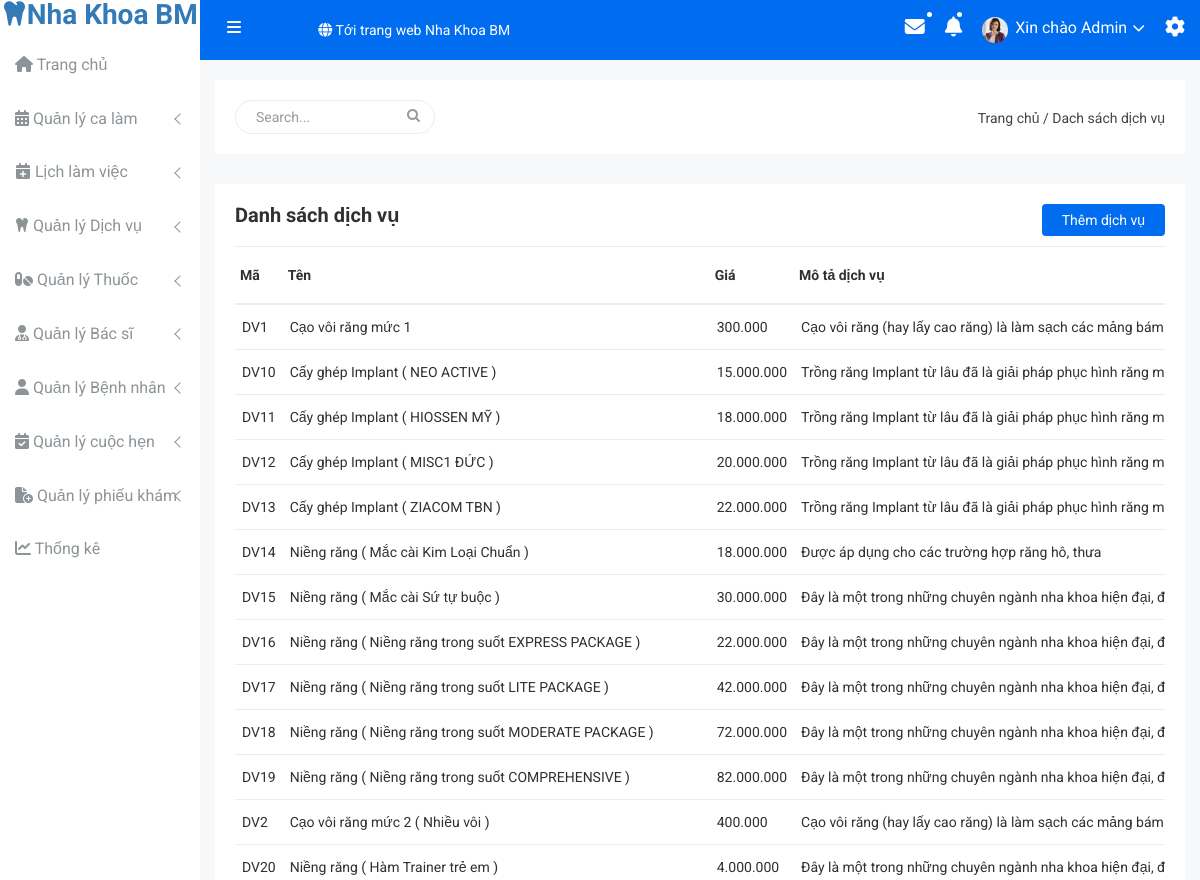
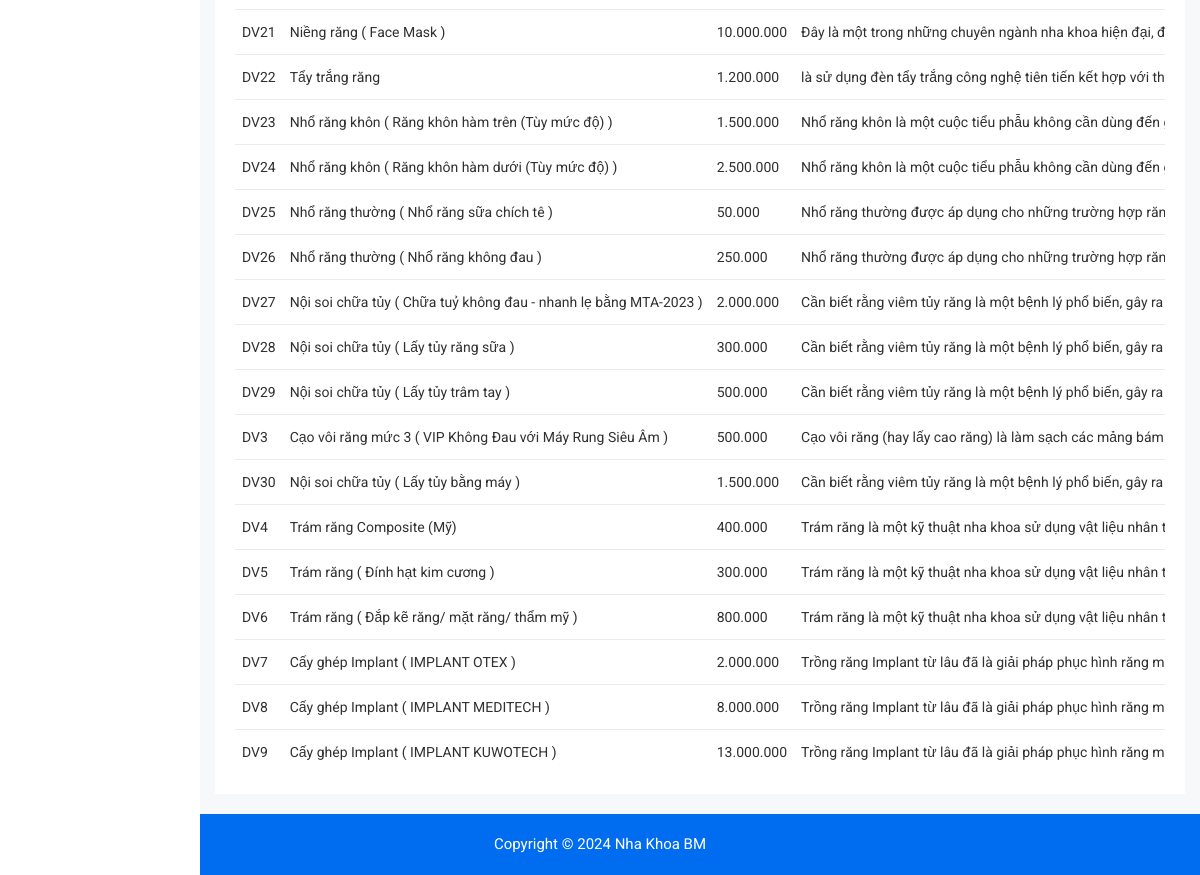
Page /admin1/ds_dichvu.php on the committed database (2 pictures, top to bottom).
### tables this page shows
CREATE TABLE `dichvu` (
  `MADICHVU` varchar(20) NOT NULL,
  `TENDICHVU` varchar(70) NOT NULL,
  `GIADV` varchar(20) NOT NULL,
  `MOTADV` varchar(100) NOT NULL
);

### admin1/ds_dichvu.php (the view, shortened to what this page needs)
<?php
    include("./configs/connect.php");
    include("./includes/header.php");
?>
<!doctype html>
<html class="no-js" lang="en">
<head>
    <link rel="stylesheet" href="https://cdnjs.cloudflare.com/ajax/libs/font-awesome/6.3.0/css/all.min.css">
    <link rel="stylesheet" href="css/bootstrap.min.css">
    <link rel="stylesheet" href="css/font-awesome.min.css">
    <link rel="stylesheet" href="css/owl.carousel.css">
    <link rel="stylesheet" href="css/owl.theme.css">
    <link rel="stylesheet" href="css/owl.transitions.css">
    <link rel="stylesheet" href="css/animate.css">
    <link rel="stylesheet" href="css/normalize.css">
    <link rel="stylesheet" href="css/meanmenu.min.css">
    <link rel="stylesheet" href="css/main.css">
    <link rel="stylesheet" href="css/educate-custon-icon.css">
    <link rel="stylesheet" href="css/morrisjs/morris.css">
    <link rel="stylesheet" href="css/scrollbar/jquery.mCustomScrollbar.min.css">
    <link rel="stylesheet" href="css/metisMenu/metisMenu.min.css">
    <link rel="stylesheet" href="css/metisMenu/metisMenu-vertical.css">
    <link rel="stylesheet" href="css/calendar/fullcalendar.min.css">
    <link rel="stylesheet" href="css/calendar/fullcalendar.print.min.css">
    <link rel="stylesheet" href="css/style1.css">
    <link rel="stylesheet" href="css/responsive.css">
</head>
<body>
    <?php include("./includes/sidebar.php"); ?>
    <div class="all-content-wrapper">
        <div class="container-fluid">
            <div class="row">
                <div class="col-lg-12 col-md-12 col-sm-12 col-xs-12">
                    <div class="logo-pro">
                        <a href="index.html"><img class="main-logo" src="img/logo/logo.png" alt="" /></a>
                    </div>
                </div>
            </div>
        </div>
        <div class="breadcome-area">
            <div class="container-fluid">
                <div class="row">
                    <div class="col-lg-12 col-md-12 col-sm-12 col-xs-12">
                        <div class="breadcome-list">
                            <div class="row">
                                <div class="col-lg-6 col-md-6 col-sm-6 col-xs-12">
                                    <div class="breadcome-heading">
                                        <form role="search" class="sr-input-func">
                                            <input type="text" placeholder="Search..." class="search-int form-control">
                                            <a href="#"><i class="fa fa-search"></i></a>
                                        </form>
                                    </div>
                                </div>
                                <div class="col-lg-6 col-md-6 col-sm-6 col-xs-12">
                                    <ul class="breadcome-menu">
                                        <li><a href="#">Trang chủ</a> <span class="bread-slash">/</span>
                                        </li>
                                        <li><span class="bread-blod">Dach sách dịch vụ</span>
                                        </li>
                                    </ul>
                                </div>
                            </div>
                        </div>
                    </div>
                </div>
            </div>
        </div>
        <div class="product-status mg-b-15">
                <div class="container-fluid">
                    <div class="row">
                        <div class="col-lg-12 col-md-12 col-sm-12 col-xs-12">
                            <div class="product-status-wrap">
                                <h4>Danh sách dịch vụ</h4>
                                <div class="add-product">
                                    <a href="them_dichvu.php">Thêm dịch vụ</a>
                                </div>
                                <div class="asset-inner">
                                    <table>
                                        <tr>
                                            <th>Mã </th>
                                            <th>Tên </th>
                                            <th>Giá </th>
                                            <th>Mô tả dịch vụ</th>
                                        </tr>
                                        <?php
                                        $sql = "SELECT MADICHVU, TENDICHVU, GIADV, MOTADV FROM dichvu";
                                        $result = $conn->query($sql);
                                        if ($result->num_rows > 0) {
                                            while ($row = $result->fetch_assoc()) {
                                                echo "<tr>";
                                                echo "<td>" . $row["MADICHVU"] . "</td>";
                                                echo "<td>" . $row["TENDICHVU"] . "</td>";
                                                echo "<td>" . $row["GIADV"]."</td>";
                                                echo "<td>" . $row["MOTADV"] . "</td>";
                                                echo "</tr>";
                                            }
                                        } else {
                                            echo "<tr><td colspan='5'>Không có dữ liệu</td></tr>";
                                        }
                                        ?>
                                    </table>
                                </div>
                            </div>
                        </div>
                    </div>
                </div>
            </div>
    </div>
    <?php include("./includes/footer.php"); ?>
</body>
</html>

### admin1/css/main.css (style rules this page uses)
html { color: #222; font-size: 1em; line-height: 1.4; }

### rows in the picture
dichvu: MADICHVU "DV1", TENDICHVU "Cạo vôi răng mức 1", GIADV "300.000", MOTADV "Cạo vôi răng (hay lấy cao răng) là làm sạch các mảng…"
dichvu: MADICHVU "DV10", TENDICHVU "Cấy ghép Implant ( NEO ACTIVE )", GIADV "15.000.000", MOTADV "Trồng răng Implant từ lâu đã là giải pháp phục hình răng…"
dichvu: MADICHVU "DV11", TENDICHVU "Cấy ghép Implant ( HIOSSEN MỸ )", GIADV "18.000.000", MOTADV "Trồng răng Implant từ lâu đã là giải pháp phục hình răng…"
dichvu: MADICHVU "DV12", TENDICHVU "Cấy ghép Implant ( MISC1 ĐỨC )", GIADV "20.000.000", MOTADV "Trồng răng Implant từ lâu đã là giải pháp phục hình răng…"
dichvu: MADICHVU "DV13", TENDICHVU "Cấy ghép Implant ( ZIACOM TBN )", GIADV "22.000.000", MOTADV "Trồng răng Implant từ lâu đã là giải pháp phục hình răng…"
dichvu: MADICHVU "DV14", TENDICHVU "Niềng răng ( Mắc cài Kim Loại Chuẩn )", GIADV "18.000.000", MOTADV "Được áp dụng cho các trường hợp răng hô, thưa"
dichvu: MADICHVU "DV15", TENDICHVU "Niềng răng ( Mắc cài Sứ tự buộc )", GIADV "30.000.000", MOTADV "Đây là một trong những chuyên ngành nha khoa hiện đại,…"
dichvu: MADICHVU "DV16", TENDICHVU "Niềng răng ( Niềng răng trong suốt EXPRESS PACKAGE )", GIADV "22.000.000", MOTADV "Đây là một trong những chuyên ngành nha khoa hiện đại,…"
dichvu: MADICHVU "DV17", TENDICHVU "Niềng răng ( Niềng răng trong suốt LITE PACKAGE )", GIADV "42.000.000", MOTADV "Đây là một trong những chuyên ngành nha khoa hiện đại,…"
dichvu: MADICHVU "DV18", TENDICHVU "Niềng răng ( Niềng răng trong suốt MODERATE PACKAGE )", GIADV "72.000.000", MOTADV "Đây là một trong những chuyên ngành nha khoa hiện đại,…"
dichvu: MADICHVU "DV19", TENDICHVU "Niềng răng ( Niềng răng trong suốt COMPREHENSIVE )", GIADV "82.000.000", MOTADV "Đây là một trong những chuyên ngành nha khoa hiện đại,…"
dichvu: MADICHVU "DV2", TENDICHVU "Cạo vôi răng mức 2 ( Nhiều vôi )", GIADV "400.000", MOTADV "Cạo vôi răng (hay lấy cao răng) là làm sạch các mảng…"
dichvu: MADICHVU "DV20", TENDICHVU "Niềng răng ( Hàm Trainer trẻ em )", GIADV "4.000.000", MOTADV "Đây là một trong những chuyên ngành nha khoa hiện đại,…"
dichvu: MADICHVU "DV21", TENDICHVU "Niềng răng ( Face Mask )", GIADV "10.000.000", MOTADV "Đây là một trong những chuyên ngành nha khoa hiện đại,…"
dichvu: MADICHVU "DV22", TENDICHVU "Tẩy trắng răng", GIADV "1.200.000", MOTADV "là sử dụng đèn tẩy trắng công nghệ tiên tiến kết hợp với…"
dichvu: MADICHVU "DV23", TENDICHVU "Nhổ răng khôn ( Răng khôn hàm trên (Tùy mức độ) )", GIADV "1.500.000", MOTADV "Nhổ răng khôn là một cuộc tiểu phẫu không cần dùng đến…"
dichvu: MADICHVU "DV24", TENDICHVU "Nhổ răng khôn ( Răng khôn hàm dưới (Tùy mức độ) )", GIADV "2.500.000", MOTADV "Nhổ răng khôn là một cuộc tiểu phẫu không cần dùng đến…"
dichvu: MADICHVU "DV25", TENDICHVU "Nhổ răng thường ( Nhổ răng sữa chích tê )", GIADV "50.000", MOTADV "Nhổ răng thường được áp dụng cho những trường hợp…"
dichvu: MADICHVU "DV26", TENDICHVU "Nhổ răng thường ( Nhổ răng không đau )", GIADV "250.000", MOTADV "Nhổ răng thường được áp dụng cho những trường hợp…"
dichvu: MADICHVU "DV27", TENDICHVU "Nội soi chữa tủy ( Chữa tuỷ không đau - nhanh lẹ bằng MTA-2023 )", GIADV "2.000.000", MOTADV "Cần biết rằng viêm tủy răng là một bệnh lý phổ biến, gây ra…"
dichvu: MADICHVU "DV28", TENDICHVU "Nội soi chữa tủy ( Lấy tủy răng sữa )", GIADV "300.000", MOTADV "Cần biết rằng viêm tủy răng là một bệnh lý phổ biến, gây ra…"
dichvu: MADICHVU "DV29", TENDICHVU "Nội soi chữa tủy ( Lấy tủy trâm tay )", GIADV "500.000", MOTADV "Cần biết rằng viêm tủy răng là một bệnh lý phổ biến, gây ra…"
dichvu: MADICHVU "DV3", TENDICHVU "Cạo vôi răng mức 3 ( VIP Không Đau với Máy Rung Siêu Âm )", GIADV "500.000", MOTADV "Cạo vôi răng (hay lấy cao răng) là làm sạch các mảng…"
dichvu: MADICHVU "DV30", TENDICHVU "Nội soi chữa tủy ( Lấy tủy bằng máy )", GIADV "1.500.000", MOTADV "Cần biết rằng viêm tủy răng là một bệnh lý phổ biến, gây ra…"
dichvu: MADICHVU "DV4", TENDICHVU "Trám răng Composite (Mỹ)", GIADV "400.000", MOTADV "Trám răng là một kỹ thuật nha khoa sử dụng vật liệu nhân…"
dichvu: MADICHVU "DV5", TENDICHVU "Trám răng ( Đính hạt kim cương )", GIADV "300.000", MOTADV "Trám răng là một kỹ thuật nha khoa sử dụng vật liệu nhân…"
dichvu: MADICHVU "DV6", TENDICHVU "Trám răng ( Đắp kẽ răng/ mặt răng/ thẩm mỹ )", GIADV "800.000", MOTADV "Trám răng là một kỹ thuật nha khoa sử dụng vật liệu nhân…"
dichvu: MADICHVU "DV7", TENDICHVU "Cấy ghép Implant ( IMPLANT OTEX )", GIADV "2.000.000", MOTADV "Trồng răng Implant từ lâu đã là giải pháp phục hình răng…"
dichvu: MADICHVU "DV8", TENDICHVU "Cấy ghép Implant ( IMPLANT MEDITECH )", GIADV "8.000.000", MOTADV "Trồng răng Implant từ lâu đã là giải pháp phục hình răng…"
dichvu: MADICHVU "DV9", TENDICHVU "Cấy ghép Implant ( IMPLANT KUWOTECH )", GIADV "13.000.000", MOTADV "Trồng răng Implant từ lâu đã là giải pháp phục hình răng…"
